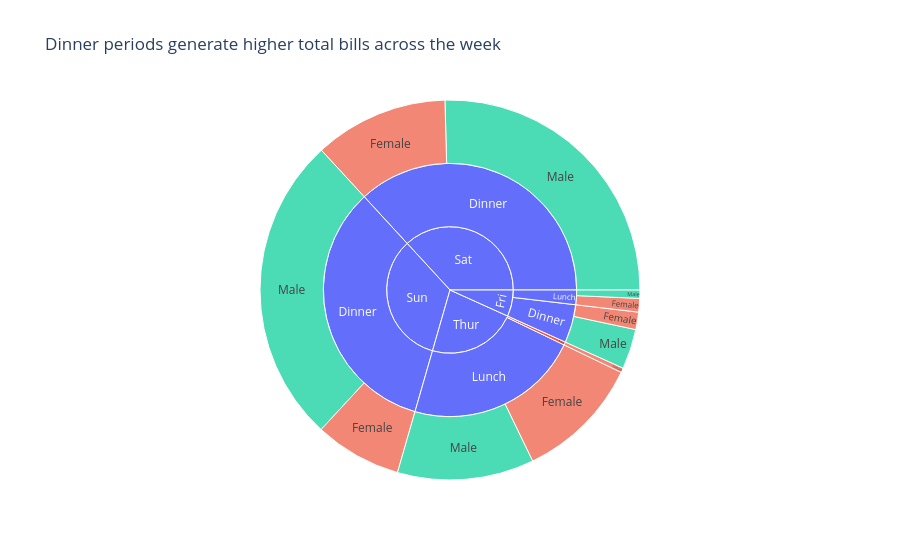

Notebook cell for this chart:
### Markdown cell above
Task 2 — Sunburst: tipping behaviour by day and meal time

### Code cell
tips = px.data.tips()

# Grouping
df_sun = (
    tips.groupby(['day', 'time', 'sex'])['total_bill']
    .sum()
    .reset_index()
)

# Sunburst chart
fig = px.sunburst(
    df_sun,
    path=['day', 'time', 'sex'],
    values='total_bill',
    color='sex',
    title='Dinner periods generate higher total bills across the week'
)

fig.show()

### Figure 1 — Plotly figure (JSON) as saved in the notebook; plotly's stock layout.template omitted (floating-point values rounded to 4 significant figures)
{"data": [{"branchvalues": "total", "customdata": [["(?)"], ["(?)"], ["(?)"], ["(?)"], ["(?)"], ["(?)"], ["(?)"], ["(?)"], ["(?)"], ["Female"], ["Female"], ["Female"], ["Female"], ["Female"], ["Female"], ["Female"], ["Male"], ["Male"], ["Male"], ["Male"], ["Male"]], "domain": {"x": [0, 1], "y": [0, 1]}, "hovertemplate": "labels=%{label}<br>total_bill=%{value}<br>parent=%{parent}<br>id=%{id}<br>sex=%{customdata[0]}<extra></extra>", "ids": ["Thur", "Sat", "Fri", "Thur/Lunch", "Sun/Dinner", "Sat/Dinner", "Fri/Lunch", "Fri/Dinner", "Sun", "Thur/Dinner", "Fri/Dinner/Female", "Thur/Dinner/Female", "Sun/Dinner/Female", "Sat/Dinner/Female", "Fri/Lunch/Female", "Thur/Lunch/Female", "Sun/Dinner/Male", "Sat/Dinner/Male", "Fri/Lunch/Male", "Fri/Dinner/Male", "Thur/Lunch/Male"], "labels": ["Thur", "Sat", "Fri", "Lunch", "Dinner", "Dinner", "Lunch", "Dinner", "Sun", "Dinner", "Female", "Female", "Female", "Female", "Female", "Female", "Male", "Male", "Male", "Male", "Male"], "marker": {"colors": ["#636efa", "#636efa", "#636efa", "#636efa", "#636efa", "#636efa", "#636efa", "#636efa", "#636efa", "#EF553B", "#EF553B", "#EF553B", "#EF553B", "#EF553B", "#EF553B", "#EF553B", "#00cc96", "#00cc96", "#00cc96", "#00cc96", "#00cc96"]}, "name": "", "parents": ["", "", "", "Thur", "Sun", "Sat", "Fri", "Fri", "", "Thur", "Fri/Dinner", "Thur/Dinner", "Sun/Dinner", "Sat/Dinner", "Fri/Lunch", "Thur/Lunch", "Sun/Dinner", "Sat/Dinner", "Fri/Lunch", "Fri/Dinner", "Thur/Lunch"], "type": "sunburst", "values": [1096.0, 1778.0, 325.9, 1078.0, 1627.0, 1778.0, 89.92, 236.0, 1627.0, 18.78, 71.55, 18.78, 357.7, 551.0, 55.76, 516.1, 1269.0, 1227.0, 34.16, 164.4, 561.4]}], "layout": {"legend": {"tracegroupgap": 0}, "title": {"text": "Dinner periods generate higher total bills across the week"}}}
